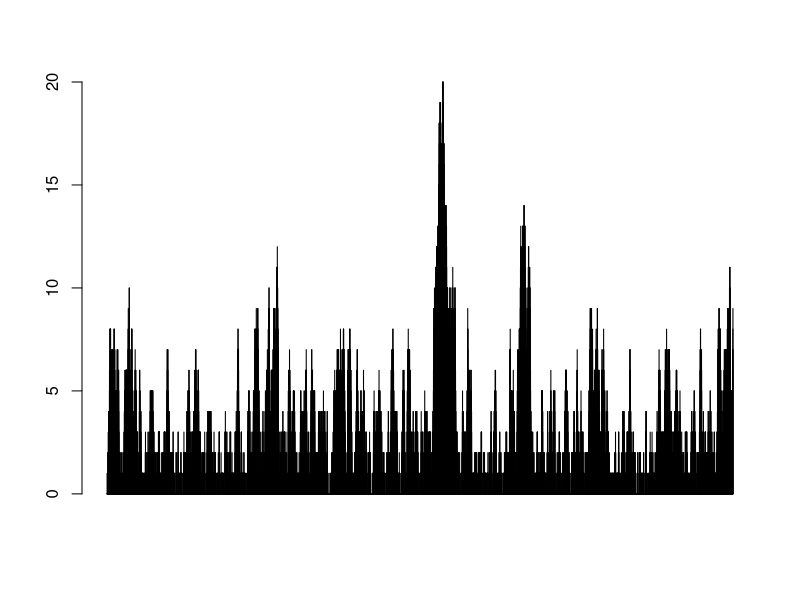
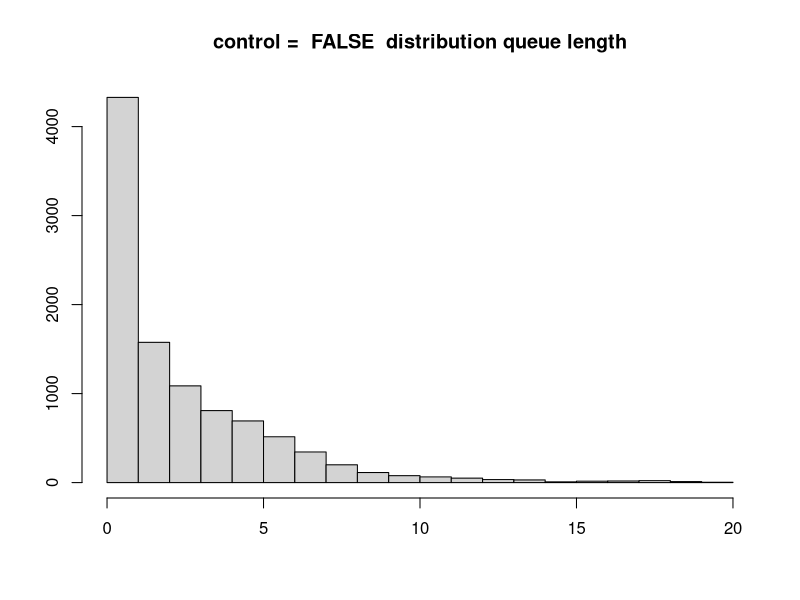
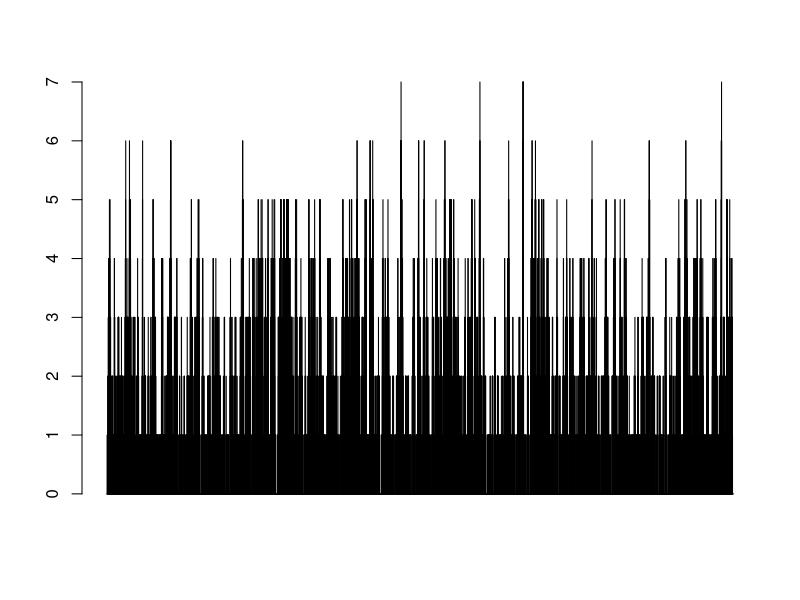
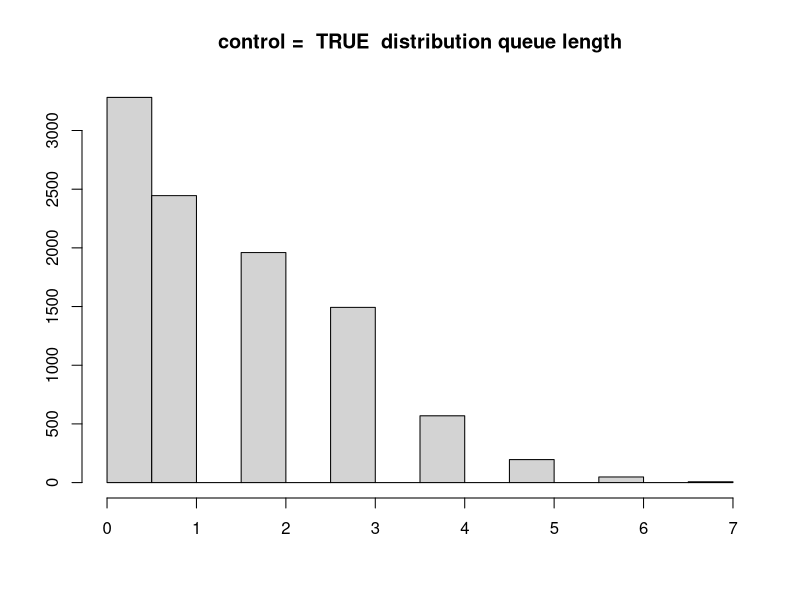
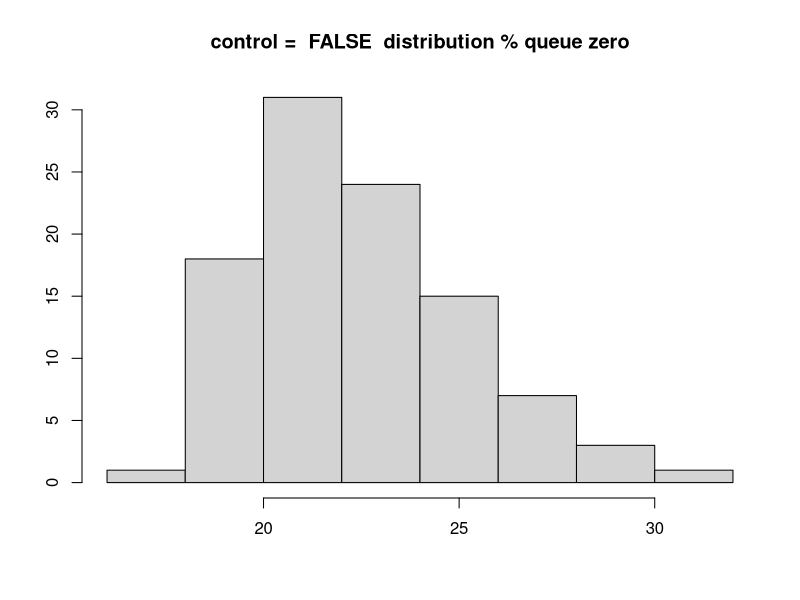
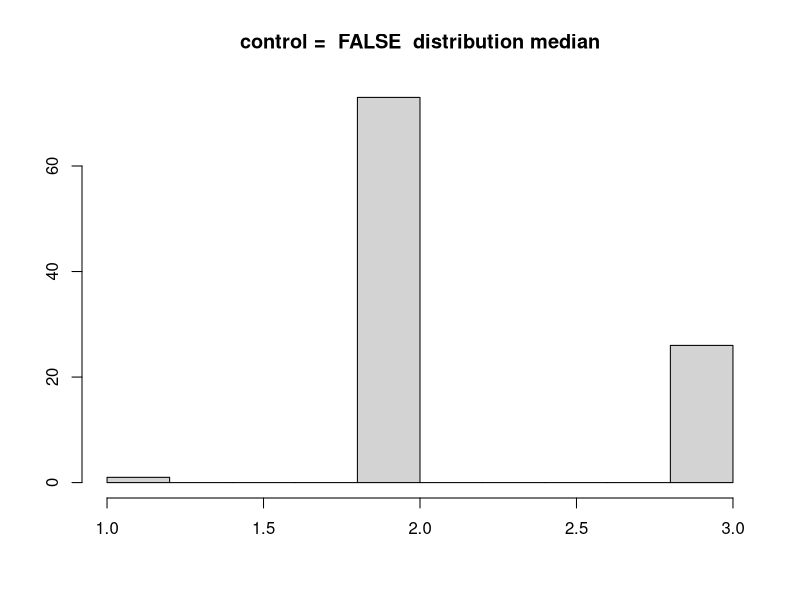
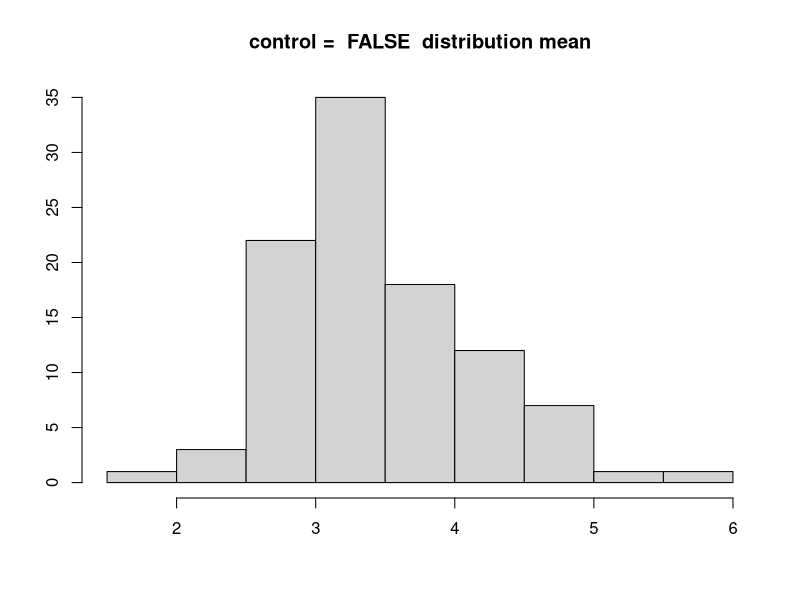
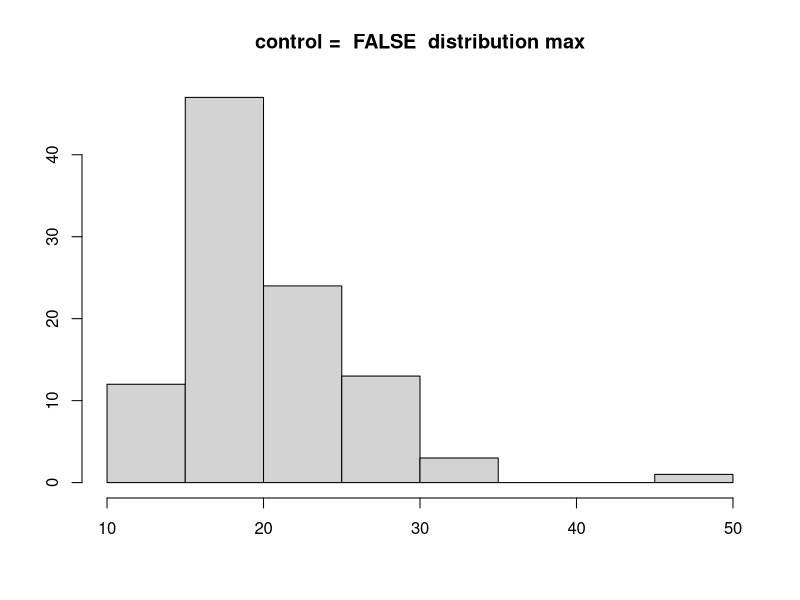

Recreate these plots in R, in order.
rm(list = ls())

generate_time_series <- function(steps,
                                 arrival_prob,
                                 departure_prob,
                                 control = FALSE,
                                 limit = Inf) {
  queue_length <- numeric(steps)
  for (i in 1:steps) {
    # either zero or one arrivals
    arrival <- rbinom(1, size = 1, prob = arrival_prob)
    # queue length after previous time step
    # queue length is assumed to be zero if this is the first time step
    if (i == 1) {
      previous <- 0
    } else {
      previous <- queue_length[i - 1]
    }
    # either zero or one departures
    # always zero departures if queue is empty
    if (previous + arrival == 0) {
      departure <- 0
    } else {
      departure <- rbinom(1, size = 1, prob = departure_prob)
    }
    # queue length after current time step
    queue_length[i] <- previous + arrival - departure
    # if control:
    # truncate every 10 steps to 2 elements in queue
    if (control &
        i %% 10 == 0 & queue_length[i] > limit) {
      queue_length[i] <- limit
    }
  }
  queue_length
}


# global parameters ---------------------------------------------------------

p_1 <- 0.25 # arrival probability
p_2 <- 0.30 # departure probability
N <- 10000


# 1) example without and with control ---------------------------------------

print(paste("steps:",
            N))
print(paste("arrival probabilty:",
            p_1,
            "departure probabilty:",
            p_2))
print(paste(
  "probability of unused departure events when queue is empty:",
  round((1 - p_1) * p_2, 2)
))

# helper function
run_example <- function(control, limit = Inf) {
  set.seed(1234)
  
  queue_length <- generate_time_series(
    steps = N,
    arrival_prob = p_1,
    departure_prob = p_2,
    control = control,
    limit = limit
  )
  
  barplot(queue_length)
  hist(
    queue_length,
    main = paste("control = ", control,
                 " distribution queue length"),
    xlab = "",
    ylab = ""
  )
  
  print(
    paste(
      "control:",
      control,
      "( truncate to",
      limit,
      ")",
      "queue length zero (%):",
      round(100 * mean(queue_length == 0), 1),
      "median:",
      median(queue_length),
      "mean:",
      round(mean(queue_length), 1),
      "max:",
      max(queue_length)
    )
  )
}

run_example(control = FALSE)
run_example(control = TRUE, limit = 3)


# 2) distribution of various statistics without and with control ------------

# helper function
run_stats <- function(control, limit = Inf) {
  set.seed(1234)
  
  stats <- replicate(100, {
    ts <- generate_time_series(
      steps = N,
      arrival_prob = p_1,
      departure_prob = p_2,
      control = control,
      limit = limit
    )
    c(
      queue_zero = round(100 * mean(ts == 0), 1),
      median = median(ts),
      mean = mean(ts),
      max = max(ts)
    )
  })
  
  stats_df <- as.data.frame(t(stats))
  
  hist(
    stats_df$queue_zero,
    main = paste("control = ", control,
                 " distribution % queue zero"),
    xlab = "",
    ylab = ""
  )
  hist(
    stats_df$median,
    main = paste("control = ", control,
                 " distribution median"),
    xlab = "",
    ylab = ""
  )
  hist(
    stats_df$mean,
    main = paste("control = ", control,
                 " distribution mean"),
    xlab = "",
    ylab = ""
  )
  hist(
    stats_df$max,
    main = paste("control = ", control,
                 " distribution max"),
    xlab = "",
    ylab = ""
  )
}

run_stats(control = FALSE)
run_stats(control = TRUE, limit = 3)
